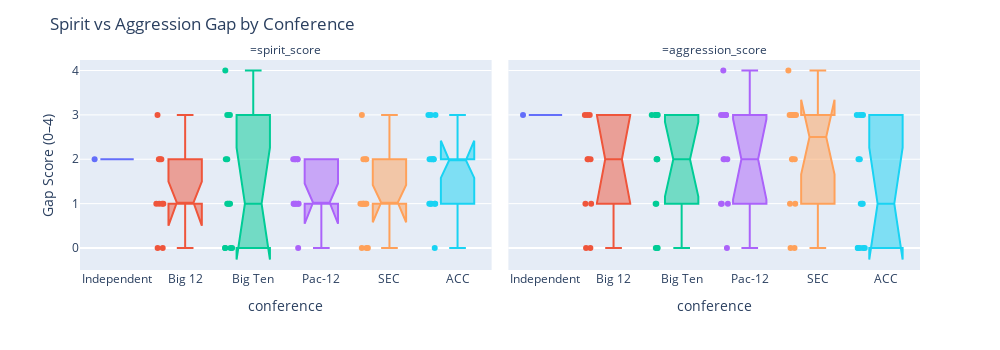

Write notebook code for a chart like this one.
### Markdown cell above
The Big Ten leads in 'Spirit' metrics suggesting a culture that prioritizes shared rituals and historical continuity, as compared to national averages..

### Code cell
fs_long = fs.melt(
    id_vars="conference",
    value_vars=["spirit_score", "aggression_score"],
    var_name="metric",
    value_name="score"
)

fig = px.box(
    fs_long,
    x="conference",
    y="score",
    color="conference",
    facet_col="metric",
    points="all",
    notched=True,
    labels={"score": "Gap Score (0–4)", "metric": ""}
)

fig.update_layout(
    title="Spirit vs Aggression Gap by Conference",
    showlegend=False,
    height = 350,
    width = 1000
)

fig.show()

### Figure 1 — Plotly figure (JSON) as saved in the notebook; plotly's stock layout.template omitted (floating-point values rounded to 4 significant figures)
{"data": [{"alignmentgroup": "True", "boxpoints": "all", "hovertemplate": "conference=%{x}<br>=spirit_score<br>Gap Score (0–4)=%{y}<extra></extra>", "legendgroup": "Independent", "marker": {"color": "#636efa"}, "name": "Independent", "notched": true, "offsetgroup": "Independent", "orientation": "v", "showlegend": true, "type": "box", "x": ["Independent"], "x0": " ", "xaxis": "x", "y": [2], "y0": " ", "yaxis": "y"}, {"alignmentgroup": "True", "boxpoints": "all", "hovertemplate": "conference=%{x}<br>=aggression_score<br>Gap Score (0–4)=%{y}<extra></extra>", "legendgroup": "Independent", "marker": {"color": "#636efa"}, "name": "Independent", "notched": true, "offsetgroup": "Independent", "orientation": "v", "showlegend": false, "type": "box", "x": ["Independent"], "x0": " ", "xaxis": "x2", "y": [3], "y0": " ", "yaxis": "y2"}, {"alignmentgroup": "True", "boxpoints": "all", "hovertemplate": "conference=%{x}<br>=spirit_score<br>Gap Score (0–4)=%{y}<extra></extra>", "legendgroup": "Big 12", "marker": {"color": "#EF553B"}, "name": "Big 12", "notched": true, "offsetgroup": "Big 12", "orientation": "v", "showlegend": true, "type": "box", "x": ["Big 12", "Big 12", "Big 12", "Big 12", "Big 12", "Big 12", "Big 12", "Big 12", "Big 12", "Big 12"], "x0": " ", "xaxis": "x", "y": [2, 2, 1, 1, 2, 0, 1, 3, 1, 0], "y0": " ", "yaxis": "y"}, {"alignmentgroup": "True", "boxpoints": "all", "hovertemplate": "conference=%{x}<br>=aggression_score<br>Gap Score (0–4)=%{y}<extra></extra>", "legendgroup": "Big 12", "marker": {"color": "#EF553B"}, "name": "Big 12", "notched": true, "offsetgroup": "Big 12", "orientation": "v", "showlegend": false, "type": "box", "x": ["Big 12", "Big 12", "Big 12", "Big 12", "Big 12", "Big 12", "Big 12", "Big 12", "Big 12", "Big 12"], "x0": " ", "xaxis": "x2", "y": [3, 1, 1, 2, 0, 3, 3, 2, 2, 0], "y0": " ", "yaxis": "y2"}, {"alignmentgroup": "True", "boxpoints": "all", "hovertemplate": "conference=%{x}<br>=spirit_score<br>Gap Score (0–4)=%{y}<extra></extra>", "legendgroup": "Big Ten", "marker": {"color": "#00cc96"}, "name": "Big Ten", "notched": true, "offsetgroup": "Big Ten", "orientation": "v", "showlegend": true, "type": "box", "x": ["Big Ten", "Big Ten", "Big Ten", "Big Ten", "Big Ten", "Big Ten", "Big Ten", "Big Ten", "Big Ten", "Big Ten", "Big Ten", "Big Ten", "Big Ten", "Big Ten"], "x0": " ", "xaxis": "x", "y": [3, 2, 1, 0, 0, 3, 3, 0, 1, 1, 2, 1, 4, 0], "y0": " ", "yaxis": "y"}, {"alignmentgroup": "True", "boxpoints": "all", "hovertemplate": "conference=%{x}<br>=aggression_score<br>Gap Score (0–4)=%{y}<extra></extra>", "legendgroup": "Big Ten", "marker": {"color": "#00cc96"}, "name": "Big Ten", "notched": true, "offsetgroup": "Big Ten", "orientation": "v", "showlegend": false, "type": "box", "x": ["Big Ten", "Big Ten", "Big Ten", "Big Ten", "Big Ten", "Big Ten", "Big Ten", "Big Ten", "Big Ten", "Big Ten", "Big Ten", "Big Ten", "Big Ten", "Big Ten"], "x0": " ", "xaxis": "x2", "y": [2, 1, 2, 3, 0, 3, 0, 0, 3, 3, 3, 1, 3, 2], "y0": " ", "yaxis": "y2"}, {"alignmentgroup": "True", "boxpoints": "all", "hovertemplate": "conference=%{x}<br>=spirit_score<br>Gap Score (0–4)=%{y}<extra></extra>", "legendgroup": "Pac-12", "marker": {"color": "#ab63fa"}, "name": "Pac-12", "notched": true, "offsetgroup": "Pac-12", "orientation": "v", "showlegend": true, "type": "box", "x": ["Pac-12", "Pac-12", "Pac-12", "Pac-12", "Pac-12", "Pac-12", "Pac-12", "Pac-12", "Pac-12", "Pac-12", "Pac-12", "Pac-12"], "x0": " ", "xaxis": "x", "y": [1, 2, 1, 1, 0, 1, 1, 2, 1, 2, 2, 2], "y0": " ", "yaxis": "y"}, {"alignmentgroup": "True", "boxpoints": "all", "hovertemplate": "conference=%{x}<br>=aggression_score<br>Gap Score (0–4)=%{y}<extra></extra>", "legendgroup": "Pac-12", "marker": {"color": "#ab63fa"}, "name": "Pac-12", "notched": true, "offsetgroup": "Pac-12", "orientation": "v", "showlegend": false, "type": "box", "x": ["Pac-12", "Pac-12", "Pac-12", "Pac-12", "Pac-12", "Pac-12", "Pac-12", "Pac-12", "Pac-12", "Pac-12", "Pac-12", "Pac-12"], "x0": " ", "xaxis": "x2", "y": [0, 2, 3, 3, 4, 1, 1, 2, 3, 1, 2, 3], "y0": " ", "yaxis": "y2"}, {"alignmentgroup": "True", "boxpoints": "all", "hovertemplate": "conference=%{x}<br>=spirit_score<br>Gap Score (0–4)=%{y}<extra></extra>", "legendgroup": "SEC", "marker": {"color": "#FFA15A"}, "name": "SEC", "notched": true, "offsetgroup": "SEC", "orientation": "v", "showlegend": true, "type": "box", "x": ["SEC", "SEC", "SEC", "SEC", "SEC", "SEC", "SEC", "SEC", "SEC", "SEC", "SEC", "SEC", "SEC", "SEC"], "x0": " ", "xaxis": "x", "y": [1, 2, 1, 1, 1, 2, 3, 1, 1, 0, 2, 0, 1, 0], "y0": " ", "yaxis": "y"}, {"alignmentgroup": "True", "boxpoints": "all", "hovertemplate": "conference=%{x}<br>=aggression_score<br>Gap Score (0–4)=%{y}<extra></extra>", "legendgroup": "SEC", "marker": {"color": "#FFA15A"}, "name": "SEC", "notched": true, "offsetgroup": "SEC", "orientation": "v", "showlegend": false, "type": "box", "x": ["SEC", "SEC", "SEC", "SEC", "SEC", "SEC", "SEC", "SEC", "SEC", "SEC", "SEC", "SEC", "SEC", "SEC"], "x0": " ", "xaxis": "x2", "y": [4, 1, 3, 1, 0, 3, 2, 3, 3, 3, 2, 0, 2, 3], "y0": " ", "yaxis": "y2"}, {"alignmentgroup": "True", "boxpoints": "all", "hovertemplate": "conference=%{x}<br>=spirit_score<br>Gap Score (0–4)=%{y}<extra></extra>", "legendgroup": "ACC", "marker": {"color": "#19d3f3"}, "name": "ACC", "notched": true, "offsetgroup": "ACC", "orientation": "v", "showlegend": true, "type": "box", "x": ["ACC", "ACC", "ACC", "ACC", "ACC", "ACC", "ACC", "ACC", "ACC", "ACC", "ACC", "ACC", "ACC", "ACC"], "x0": " ", "xaxis": "x", "y": [0, 1, 1, 2, 1, 2, 1, 1, 2, 3, 2, 3, 3, 2], "y0": " ", "yaxis": "y"}, {"alignmentgroup": "True", "boxpoints": "all", "hovertemplate": "conference=%{x}<br>=aggression_score<br>Gap Score (0–4)=%{y}<extra></extra>", "legendgroup": "ACC", "marker": {"color": "#19d3f3"}, "name": "ACC", "notched": true, "offsetgroup": "ACC", "orientation": "v", "showlegend": false, "type": "box", "x": ["ACC", "ACC", "ACC", "ACC", "ACC", "ACC", "ACC", "ACC", "ACC", "ACC", "ACC", "ACC", "ACC", "ACC"], "x0": " ", "xaxis": "x2", "y": [0, 0, 3, 3, 1, 3, 2, 0, 1, 2, 3, 0, 1, 0], "y0": " ", "yaxis": "y2"}], "layout": {"annotations": [{"font": {}, "showarrow": false, "text": "=spirit_score", "x": 0.245, "xanchor": "center", "xref": "paper", "y": 1, "yanchor": "bottom", "yref": "paper"}, {"font": {}, "showarrow": false, "text": "=aggression_score", "x": 0.755, "xanchor": "center", "xref": "paper", "y": 1, "yanchor": "bottom", "yref": "paper"}], "boxmode": "overlay", "height": 350, "legend": {"title": {"text": "conference"}, "tracegroupgap": 0}, "margin": {"t": 60}, "showlegend": false, "title": {"text": "Spirit vs Aggression Gap by Conference"}, "width": 1000, "xaxis": {"anchor": "y", "categoryarray": ["Independent", "Big 12", "Big Ten", "Pac-12", "SEC", "ACC"], "categoryorder": "array", "domain": [0, 0.49], "title": {"text": "conference"}}, "xaxis2": {"anchor": "y2", "categoryarray": ["Independent", "Big 12", "Big Ten", "Pac-12", "SEC", "ACC"], "categoryorder": "array", "domain": [0.51, 1], "matches": "x", "title": {"text": "conference"}}, "yaxis": {"anchor": "x", "domain": [0, 1], "title": {"text": "Gap Score (0–4)"}}, "yaxis2": {"anchor": "x2", "domain": [0, 1], "matches": "y", "showticklabels": false}}}
